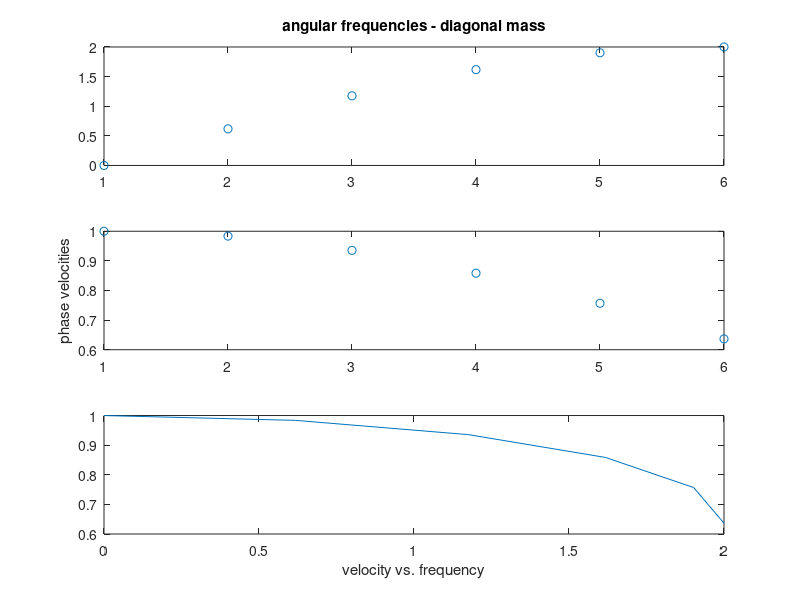
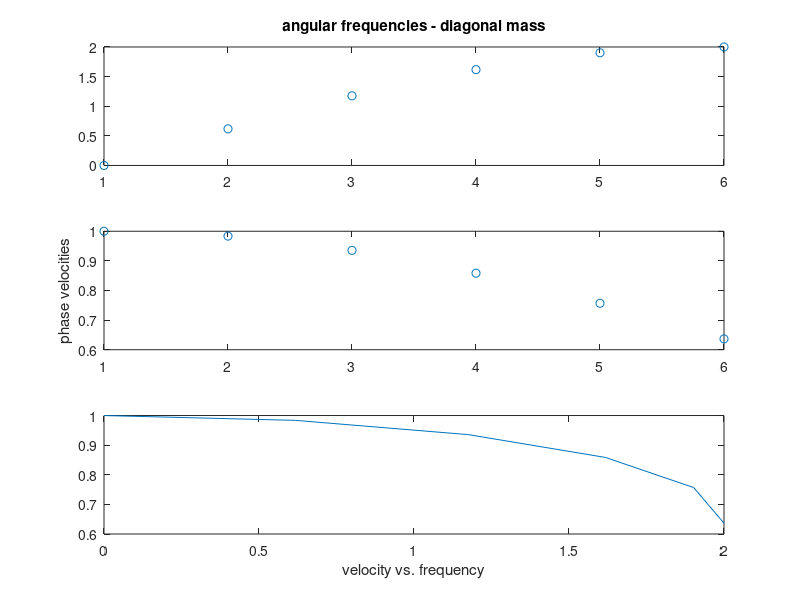
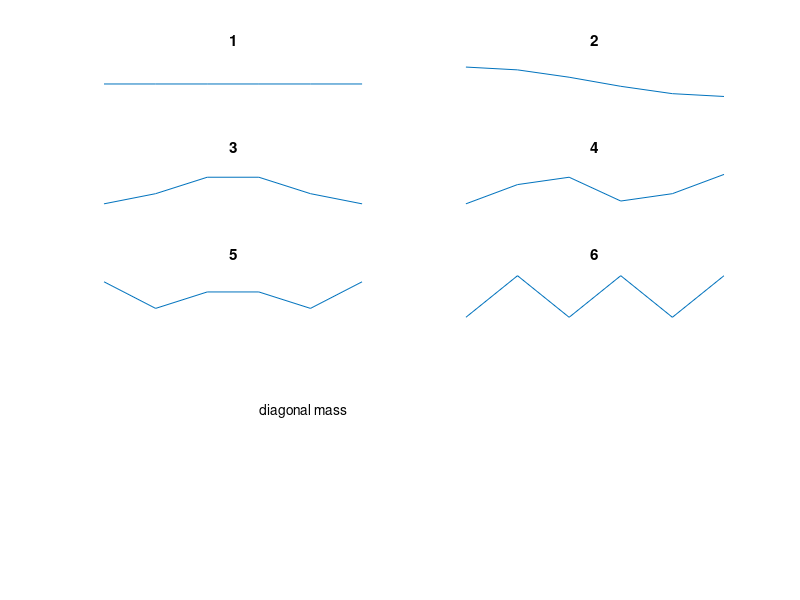
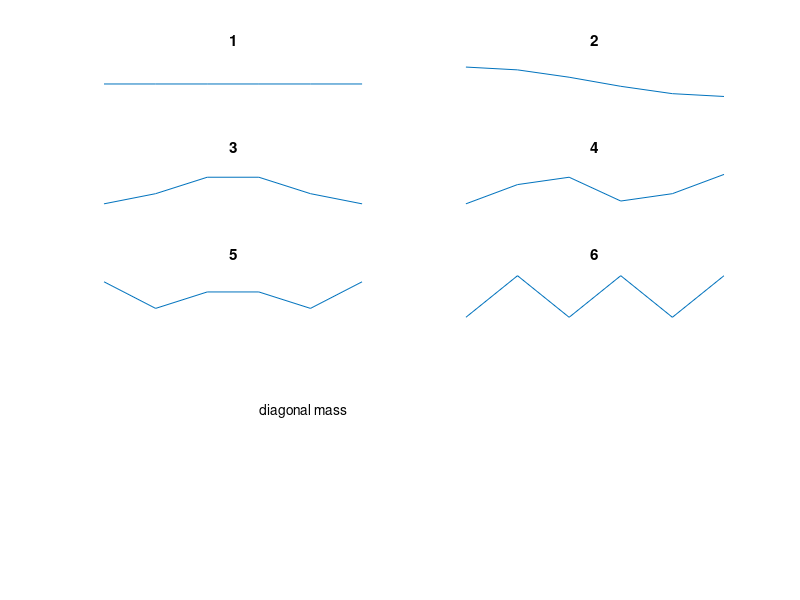

The MATLAB source for these figures, in order:
clear
clc
close all;
format short;
kmax = input('how many elements in the rod ... ')
imax=kmax+1; 
icons = input('consistent or diagonal? enter (1 or 0) ... '); 
xmec=[2 1; 1 2]; % consistent mass matrix
xmed=[3 0; 0 3]; % diagonal mass matrix

if icons == 1 
    label = ['consistent mass']; 
    xme = xmec; 
else
    label = ['diagonal mass']; 
    xme = xmed; 
end

xke=[1 -1; -1 1]; 

loclam=eig(xke,xme); 
disp([loclam sqrt(6*real(loclam))]); 
xm=zeros(imax); 
xk=zeros(imax); 
for k=1:kmax 
    ic(1) = k; 
    ic(2) = k + 1; 
    xm(ic,ic) = xm(ic,ic) + xme; 
    xk(ic,ic) = xk(ic,ic) + xke; 
end

[ve ei] = eig(xk,xm); 
omstar=sqrt(6*(diag(ei))); 
omstar=real(omstar); 
[omstarsort,ii]=sort(omstar); 
omstarsort(1)=0;

for i=2:kmax+1 
    ckstar(i)=omstarsort(i)*kmax/((i-1)*pi); 
end; 

ckstar(1)=1;

figure(1) 
subplot(3,1,1); 
tt = ['angular frequencies - ' label]; 
plot(omstarsort','o'); 
title(tt) 
subplot(3,1,2); 
plot(ckstar','o'); 
ylabel('phase velocities') 
subplot(3,1,3); 
plot(omstarsort,ckstar); 
xlabel('velocity vs. frequency') 
str_icons = int2str(icons); 
file_name = ['disp2w1' str_icons]; 
print('-deps', file_name); 
print('-dmeta', file_name);

figure(2) 
for i=1:imax 
    subplot(5,ceil(imax/5),i) 
    plot(single(ve(:,ii(i)))); 
    axis('off') 
    title(int2str(i)); 
end

text(-3,-1,label); 
str_icons = int2str(icons); 
file_name = ['disp2w2' str_icons]; 
print('-deps', file_name); 
print('-dmeta', file_name);